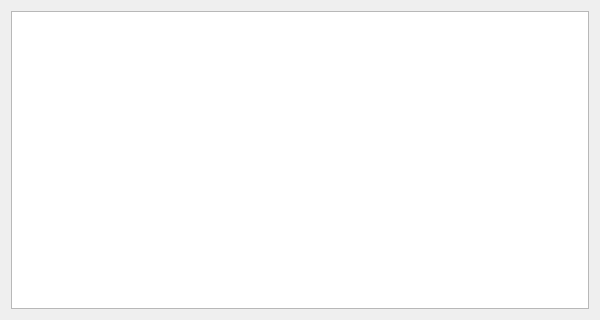
<?xml version="1.0" encoding="UTF-8"?>
<ui version="4.0">
 <class>DownloadForm</class>
 <widget class="QWidget" name="DownloadForm">
  <property name="geometry">
   <rect>
    <x>0</x>
    <y>0</y>
    <width>600</width>
    <height>320</height>
   </rect>
  </property>
  <property name="windowTitle">
   <string>Form</string>
  </property>
  <layout class="QGridLayout" name="gridLayout">
   <item row="0" column="0">
    <layout class="QVBoxLayout" name="verticalLayout">
     <property name="sizeConstraint">
      <enum>QLayout::SetFixedSize</enum>
     </property>
     <item>
      <widget class="QTableWidget" name="tableWidget">
       <property name="enabled">
        <bool>true</bool>
       </property>
       <property name="autoFillBackground">
        <bool>false</bool>
       </property>
       <property name="sortingEnabled">
        <bool>false</bool>
       </property>
       <property name="rowCount">
        <number>0</number>
       </property>
      </widget>
     </item>
    </layout>
   </item>
  </layout>
 </widget>
 <resources/>
 <connections/>
</ui>
